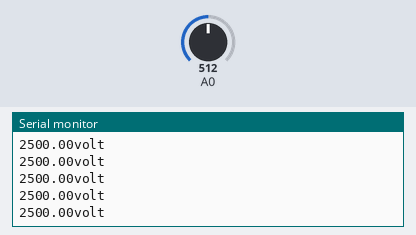
The sketch below on a simulated Arduino Uno, built with avr-gcc and run on an emulated ATmega328P. Shown: the last lines printed to the serial monitor. Inputs (shaded band) come from the test bench; at power-on: A0 = 512.

Above: at 1.2 s.
1.3 s: A0 set to 716
At 2.3 s:
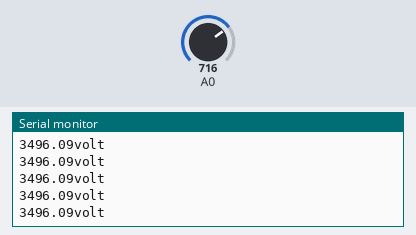
2.8 s: A0 set to 900
At 3.9 s:
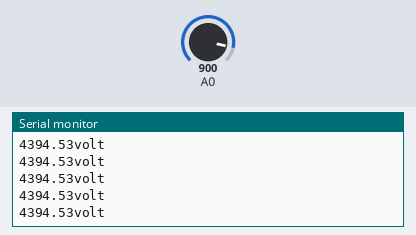
Timing chart, 0 to 5.8 s (numbered marks = the images above; inputs shaded):
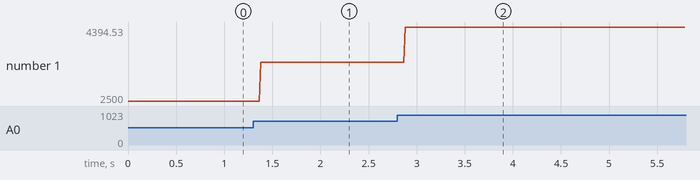

Measured:
- after the input at 1.3 s, the serial monitor: prints a new line after 0.08 s (image 1)
- after the input at 2.8 s, the serial monitor: prints a new line after 0.08 s (image 2)
- plotted number 1: 2500 → 3496.09 after the input at 1.3 s, 3496.09 → 4394.53 after the input at 2.8 s

The sketch:

gunes_solar.ino
```cpp
int deger=0;
float gerilim=0;


void setup() {
  // put your setup code here, to run once:
  Serial.begin(9600);
}

void loop() {
  // put your main code here, to run repeatedly:
  deger=analogRead(A0);
  gerilim=(deger/1024.0)*5000;
  Serial.print(gerilim);
  Serial.println("volt");
}
```
